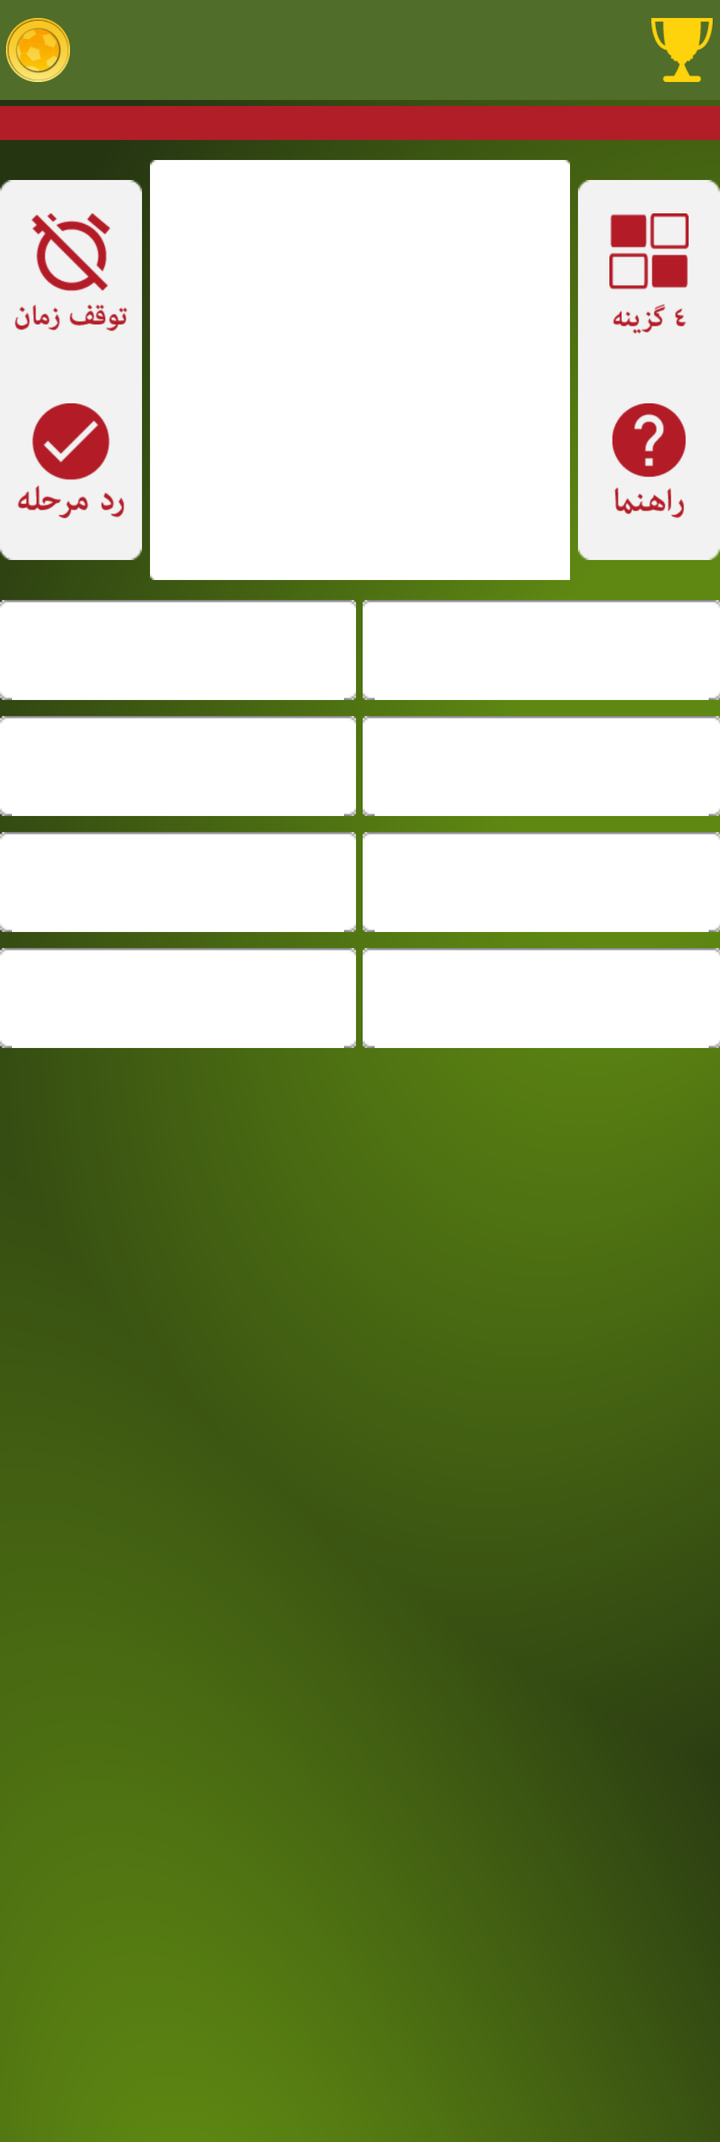
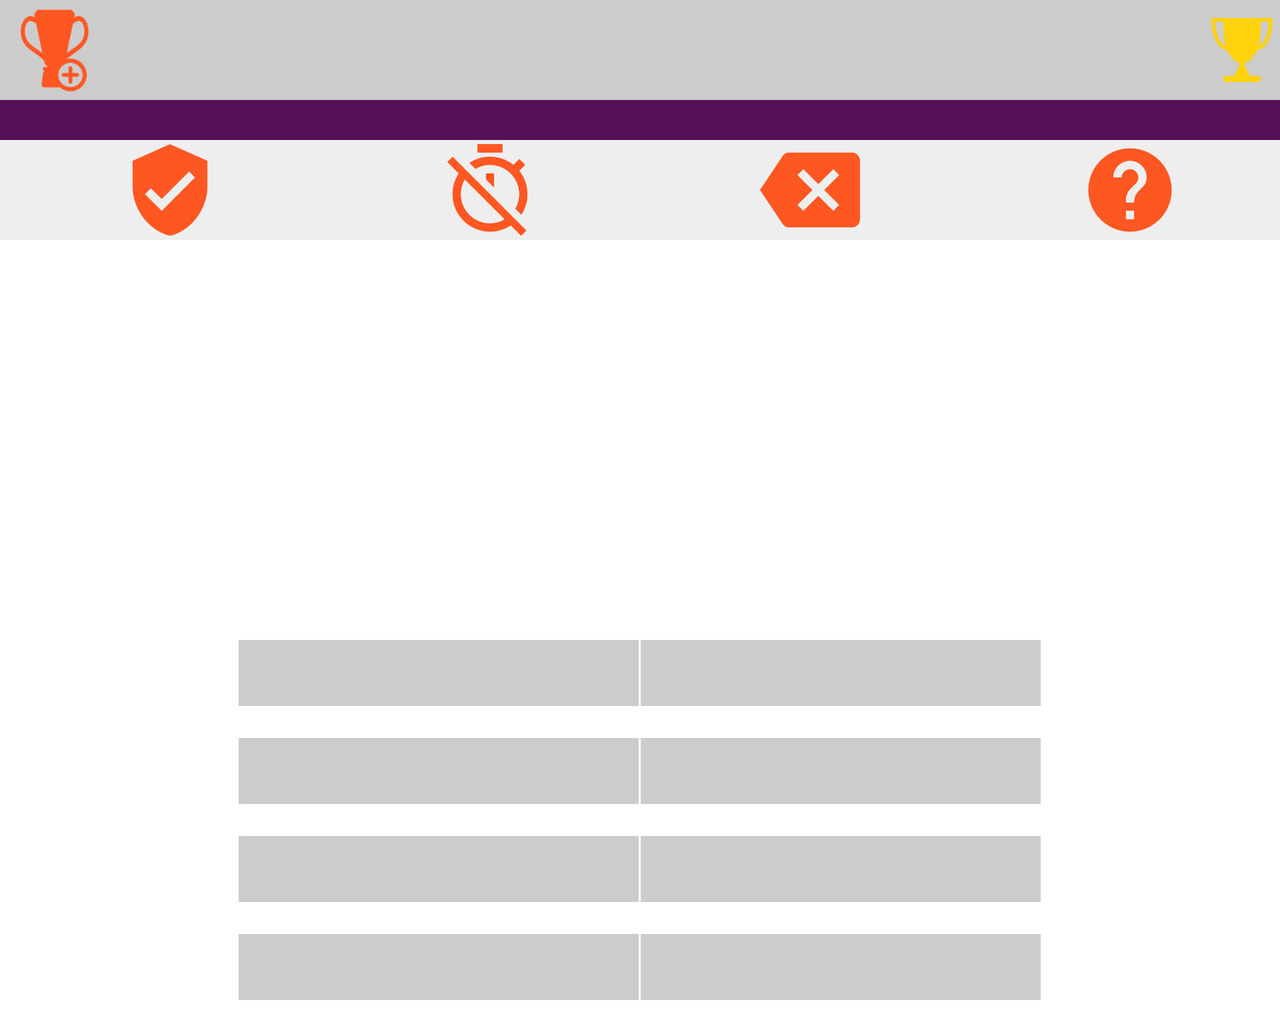

An Android layout and its configuration variant, each rendered on a device that would load it. The default file and the variant file are quoted in full after the pictures.
<!-- AndroidManifest.xml: application theme AppTheme -->
<!-- res/layout/activity_question.xml -->
<ScrollView xmlns:android="http://schemas.android.com/apk/res/android"
    xmlns:tools="http://schemas.android.com/tools"
    android:layout_width="match_parent"
    android:layout_height="match_parent"
    android:background="@drawable/main_bg"
    android:keepScreenOn="true" >

    <RelativeLayout
        android:layout_width="match_parent"
        android:layout_height="wrap_content" >

        <LinearLayout
            android:id="@+id/q_header"
            android:layout_width="match_parent"
            android:layout_height="70dp"
            android:orientation="vertical" >

            <RelativeLayout
                android:id="@+id/q_header_score_layout"
                android:layout_width="match_parent"
                android:layout_height="50dp"
                android:background="@drawable/header_bg"
                android:padding="3dp"
                android:paddingLeft="15dp"
                android:paddingRight="15dp" >

                <RelativeLayout
                    android:layout_width="wrap_content"
                    android:layout_height="match_parent"
                    android:onClick="onCoinClick" >

                    <ImageView
                        android:id="@+id/question_header_coins_ic"
                        android:layout_width="wrap_content"
                        android:layout_height="match_parent"
                        android:scaleType="centerInside"
                        android:src="@drawable/ic_coin" />

                    <TextView
                        android:id="@+id/question_header_coins"
                        android:layout_width="wrap_content"
                        android:layout_height="wrap_content"
                        android:layout_centerVertical="true"
                        android:layout_marginLeft="5dp"
                        android:layout_toRightOf="@id/question_header_coins_ic"
                        android:textColor="@color/white"
                        android:textSize="22sp" />
                </RelativeLayout>

                <RelativeLayout
                    android:layout_width="wrap_content"
                    android:layout_height="match_parent"
                    android:layout_alignParentRight="true" >

                    <TextView
                        android:id="@+id/question_header_points"
                        android:layout_width="wrap_content"
                        android:layout_height="wrap_content"
                        android:layout_centerVertical="true"
                        android:textColor="@color/white"
                        android:textSize="22sp" />

                    <ImageView
                        android:layout_width="wrap_content"
                        android:layout_height="match_parent"
                        android:layout_marginLeft="5dp"
                        android:layout_toRightOf="@id/question_header_points"
                        android:scaleType="centerInside"
                        android:src="@drawable/ic_points" />
                </RelativeLayout>
            </RelativeLayout>

            <RelativeLayout
                android:layout_width="match_parent"
                android:layout_height="17dp"
                android:layout_gravity="right"
                android:layout_marginTop="3dp"
                android:background="@color/white" >

                <RelativeLayout
                    android:id="@+id/q_tima_bar"
                    android:layout_width="match_parent"
                    android:layout_height="20dp"
                    android:layout_alignParentRight="true"
                    android:layout_gravity="right"
                    android:background="@color/ajori"
                    android:gravity="right" >
                </RelativeLayout>
            </RelativeLayout>
        </LinearLayout>

        <RelativeLayout
            android:id="@+id/q_main_layout"
            android:layout_width="210dp"
            android:layout_height="210dp"
            android:layout_below="@id/q_header"
            android:layout_centerHorizontal="true"
            android:layout_marginBottom="10dp"
            android:layout_marginTop="10dp" >

            <ImageView
                android:layout_width="match_parent"
                android:layout_height="match_parent"
                android:scaleType="fitXY"
                android:src="@drawable/main_q_bg" />

            <ImageView
                android:id="@+id/q_main_image"
                android:layout_width="200dp"
                android:layout_height="200dp"
                android:layout_centerInParent="true"
                android:scaleType="fitXY" />

            <TextView
                android:id="@+id/q_main_question"
                android:layout_width="wrap_content"
                android:layout_height="200dp"
                android:layout_centerInParent="true"
                android:gravity="center"
                android:textSize="20sp"
                android:visibility="gone" />
        </RelativeLayout>

        <RelativeLayout
            android:layout_width="100dp"
            android:layout_height="190dp"
            android:layout_below="@id/q_header"
            android:layout_marginRight="4dp"
            android:layout_marginTop="20dp"
            android:layout_toLeftOf="@id/q_main_layout" >

            <ImageView
                android:layout_width="match_parent"
                android:layout_height="match_parent"
                android:scaleType="fitXY"
                android:src="@drawable/hint_bg" />

            <ImageButton
                android:id="@+id/q_bar_freez"
                android:layout_width="96dp"
                android:layout_height="80dp"
                android:layout_marginLeft="2dp"
                android:layout_marginRight="2dp"
                android:layout_marginTop="10dp"
                android:layout_marginBottom="10dp"
                android:background="@null"
                android:onClick="onFreezClick"
                android:scaleType="centerInside"
                android:src="@drawable/ic_freeze_on" />

            <ImageButton
                android:id="@+id/q_bar_next"
                android:layout_width="96dp"
                android:layout_height="80dp"
                android:layout_below="@id/q_bar_freez"
                android:layout_marginLeft="2dp"
                android:layout_marginRight="2dp"
                android:layout_marginTop="10dp"
                android:layout_marginBottom="10dp"
                android:background="@null"
                android:onClick="onSkipClick"
                android:scaleType="centerInside"
                android:src="@drawable/ic_skip_on" />
        </RelativeLayout>

        <RelativeLayout
            android:layout_width="100dp"
            android:layout_height="190dp"
            android:layout_below="@id/q_header"
            android:layout_marginLeft="4dp"
            android:layout_marginTop="20dp"
            android:layout_toRightOf="@id/q_main_layout" >

            <ImageView
                android:layout_width="match_parent"
                android:layout_height="match_parent"
                android:scaleType="fitXY"
                android:src="@drawable/hint_bg" />

            <ImageButton
                android:id="@+id/q_bar_remove_choice"
                android:layout_width="96dp"
                android:layout_height="80dp"
                android:layout_marginLeft="2dp"
                android:layout_marginRight="2dp"
                android:layout_marginTop="10dp"
                android:layout_marginBottom="10dp"
                android:background="@null"
                android:onClick="onRemoveClick"
                android:scaleType="centerInside"
                android:src="@drawable/ic_remove_on" />

            <ImageButton
                android:id="@+id/q_bar_hint"
                android:layout_width="96dp"
                android:layout_height="80dp"
                android:layout_below="@id/q_bar_remove_choice"
                android:layout_marginLeft="2dp"
                android:layout_marginRight="2dp"
                android:layout_marginTop="10dp"
                android:layout_marginBottom="10dp"
                android:background="@null"
                android:onClick="onHintClick"
                android:scaleType="centerInside"
                android:src="@drawable/ic_help_on" />
        </RelativeLayout>

        <ImageView
            android:id="@+id/q_seprator"
            android:layout_width="3dp"
            android:layout_height="match_parent"
            android:layout_below="@id/q_header"
            android:layout_centerHorizontal="true"
            android:visibility="invisible" />

        <Button
            android:id="@+id/q_c_1"
            android:layout_width="wrap_content"
            android:layout_height="50dp"
            android:layout_below="@id/q_main_layout"
            android:layout_marginBottom="8dp"
            android:layout_toLeftOf="@id/q_seprator"
            android:background="@drawable/ch_bg"
            android:minWidth="200dp"
            android:onClick="selectChoice" />

        <Button
            android:id="@+id/q_c_2"
            android:layout_width="wrap_content"
            android:layout_height="50dp"
            android:layout_below="@id/q_main_layout"
            android:layout_marginBottom="8dp"
            android:layout_toRightOf="@id/q_seprator"
            android:background="@drawable/ch_bg"
            android:minWidth="200dp"
            android:onClick="selectChoice" />

        <Button
            android:id="@+id/q_c_3"
            android:layout_width="wrap_content"
            android:layout_height="50dp"
            android:layout_below="@id/q_c_1"
            android:layout_marginBottom="8dp"
            android:layout_toLeftOf="@id/q_seprator"
            android:background="@drawable/ch_bg"
            android:minWidth="200dp"
            android:onClick="selectChoice"
            android:padding="7dp" />

        <Button
            android:id="@+id/q_c_4"
            android:layout_width="wrap_content"
            android:layout_height="50dp"
            android:layout_below="@id/q_c_1"
            android:layout_marginBottom="8dp"
            android:layout_toRightOf="@id/q_seprator"
            android:background="@drawable/ch_bg"
            android:minWidth="200dp"
            android:onClick="selectChoice"
            android:padding="7dp" />

        <Button
            android:id="@+id/q_c_5"
            android:layout_width="wrap_content"
            android:layout_height="50dp"
            android:layout_below="@id/q_c_3"
            android:layout_marginBottom="8dp"
            android:layout_toLeftOf="@id/q_seprator"
            android:background="@drawable/ch_bg"
            android:minWidth="200dp"
            android:onClick="selectChoice"
            android:padding="7dp" />

        <Button
            android:id="@+id/q_c_6"
            android:layout_width="wrap_content"
            android:layout_height="50dp"
            android:layout_below="@id/q_c_3"
            android:layout_marginBottom="8dp"
            android:layout_toRightOf="@id/q_seprator"
            android:background="@drawable/ch_bg"
            android:minWidth="200dp"
            android:onClick="selectChoice"
            android:padding="7dp" />

        <Button
            android:id="@+id/q_c_7"
            android:layout_width="wrap_content"
            android:layout_height="50dp"
            android:layout_below="@id/q_c_5"
            android:layout_marginBottom="8dp"
            android:layout_toLeftOf="@id/q_seprator"
            android:background="@drawable/ch_bg"
            android:minWidth="200dp"
            android:onClick="selectChoice"
            android:padding="7dp" />

        <Button
            android:id="@+id/q_c_8"
            android:layout_width="wrap_content"
            android:layout_height="50dp"
            android:layout_below="@id/q_c_5"
            android:layout_marginBottom="8dp"
            android:layout_toRightOf="@id/q_seprator"
            android:background="@drawable/ch_bg"
            android:minWidth="200dp"
            android:onClick="selectChoice"
            android:padding="7dp" />
    </RelativeLayout>

</ScrollView>
<!-- resources referenced by this layout -->
<resources>
  <color name="ajori">#B21E28</color>
  <color name="white">#FFFFFF</color>
  <!-- drawable ch_bg: png bitmap (drawable, 243 bytes) -->
  <!-- drawable header_bg: png bitmap (drawable, 489 bytes) -->
  <!-- drawable hint_bg: png bitmap (drawable, 257 bytes) -->
  <!-- drawable ic_coin: png bitmap (drawable-hdpi, 3963 bytes) -->
  <!-- drawable ic_freeze_on: png bitmap (drawable-hdpi, 7910 bytes) -->
  <!-- drawable ic_help_on: png bitmap (drawable-hdpi, 5215 bytes) -->
  <!-- drawable ic_points: png bitmap (drawable-hdpi, 1802 bytes) -->
  <!-- drawable ic_remove_on: png bitmap (drawable-hdpi, 3896 bytes) -->
  <!-- drawable ic_skip_on: png bitmap (drawable-hdpi, 5782 bytes) -->
  <!-- drawable main_bg: png bitmap (drawable, 57379 bytes) -->
  <!-- drawable main_q_bg: png bitmap (drawable, 1427 bytes) -->
  <style name="AppTheme" parent="AppBaseTheme">
          
      </style>
  <style name="AppBaseTheme" parent="android:Theme.Light.NoTitleBar">
          
      </style>
</resources>
<!-- res/layout-land/activity_question.xml (the repository's variant of the layout above) -->
<!-- drawn on the phone turned sideways -->
<ScrollView xmlns:android="http://schemas.android.com/apk/res/android"
    xmlns:tools="http://schemas.android.com/tools"
    android:layout_width="match_parent"
    android:layout_height="match_parent" >

    <RelativeLayout
        android:layout_width="match_parent"
        android:layout_height="wrap_content" >

        <LinearLayout
            android:id="@+id/q_header"
            android:layout_width="match_parent"
            android:layout_height="120dp"
            android:background="#bbb"
            android:orientation="vertical" >

            <RelativeLayout
                android:id="@+id/q_header_score_layout"
                android:layout_width="match_parent"
                android:layout_height="50dp"
                android:background="#ccc"
                android:padding="3dp"
                android:paddingLeft="15dp"
                android:paddingRight="15dp" >

                <RelativeLayout
                    android:layout_width="wrap_content"
                    android:layout_height="match_parent"
                    android:onClick="onCoimClick" >

                    <ImageView
                        android:id="@+id/question_header_coins_ic"
                        android:layout_width="wrap_content"
                        android:layout_height="match_parent"
                        android:scaleType="centerInside"
                        android:src="@drawable/ic_cups" />

                    <TextView
                        android:id="@+id/question_header_coins"
                        android:layout_width="wrap_content"
                        android:layout_height="wrap_content"
                        android:layout_centerVertical="true"
                        android:layout_marginLeft="5dp"
                        android:layout_toRightOf="@id/question_header_coins_ic"
                        android:textSize="22sp" />
                </RelativeLayout>

                <RelativeLayout
                    android:layout_width="wrap_content"
                    android:layout_height="match_parent"
                    android:layout_alignParentRight="true"
                    android:onClick="onCoinClick" >

                    <TextView
                        android:id="@+id/question_header_points"
                        android:layout_width="wrap_content"
                        android:layout_height="wrap_content"
                        android:layout_centerVertical="true"
                        android:textSize="22sp" />

                    <ImageView
                        android:layout_width="wrap_content"
                        android:layout_height="match_parent"
                        android:layout_marginLeft="5dp"
                        android:layout_toRightOf="@id/question_header_points"
                        android:scaleType="centerInside"
                        android:src="@drawable/ic_points" />
                </RelativeLayout>
            </RelativeLayout>

            <RelativeLayout
                android:id="@+id/q_tima_bar"
                android:layout_width="match_parent"
                android:layout_height="20dp"
                android:layout_gravity="right"
                android:background="#515"
                android:gravity="right" >
            </RelativeLayout>

            <LinearLayout
                android:layout_width="match_parent"
                android:layout_height="50dp"
                android:background="#eee"
                android:orientation="horizontal"
                android:weightSum="4" >

                <ImageButton
                    android:id="@+id/q_bar_next"
                    android:layout_width="wrap_content"
                    android:layout_height="match_parent"
                    android:layout_marginLeft="10dp"
                    android:layout_weight="1"
                    android:background="@null"
                    android:onClick="onSkipClick"
                    android:scaleType="centerInside"
                    android:src="@drawable/ic_action_verified_user" />

                <ImageButton
                    android:id="@+id/q_bar_freez"
                    android:layout_width="wrap_content"
                    android:layout_height="match_parent"
                    android:layout_marginLeft="10dp"
                    android:layout_weight="1"
                    android:background="@null"
                    android:onClick="onFreezClick"
                    android:scaleType="centerInside"
                    android:src="@drawable/ic_image_timer_off" />

                <ImageButton
                    android:id="@+id/q_bar_remove_choice"
                    android:layout_width="wrap_content"
                    android:layout_height="match_parent"
                    android:layout_marginLeft="10dp"
                    android:layout_weight="1"
                    android:background="@null"
                    android:onClick="onRemoveClick"
                    android:scaleType="centerInside"
                    android:src="@drawable/ic_content_backspace" />

                <ImageButton
                    android:id="@+id/q_bar_hint"
                    android:layout_width="wrap_content"
                    android:layout_height="match_parent"
                    android:layout_marginLeft="10dp"
                    android:layout_weight="1"
                    android:background="@null"
                    android:onClick="onHintClick"
                    android:scaleType="centerInside"
                    android:src="@drawable/ic_action_help" />
            </LinearLayout>
        </LinearLayout>

        <RelativeLayout
            android:id="@+id/q_main_layout"
            android:layout_width="wrap_content"
            android:layout_height="200dp"
            android:layout_below="@id/q_header"
            android:layout_centerHorizontal="true" >

            <ImageView
                android:id="@+id/q_main_image"
                android:layout_width="wrap_content"
                android:layout_height="200dp"
                android:layout_centerHorizontal="true"
                android:scaleType="centerInside" />

            <TextView
                android:id="@+id/q_main_question"
                android:layout_width="wrap_content"
                android:layout_height="200dp"
                android:layout_centerHorizontal="true"
                android:layout_marginLeft="7dp"
                android:layout_marginRight="7dp"
                android:gravity="center"
                android:textSize="20sp"
                android:visibility="gone" />
        </RelativeLayout>

        <ImageView
            android:id="@+id/q_seprator"
            android:layout_width="1dp"
            android:layout_height="match_parent"
            android:layout_below="@id/q_header"
            android:layout_centerHorizontal="true"
            android:visibility="invisible" />

        <Button
            android:id="@+id/q_c_1"
            android:layout_width="wrap_content"
            android:layout_height="wrap_content"
            android:layout_below="@id/q_main_layout"
            android:layout_marginBottom="16dp"
            android:layout_toLeftOf="@id/q_seprator"
            android:background="#ccc"
            android:minWidth="200dp"
            android:onClick="selectChoice"
            android:padding="7dp" />

        <Button
            android:id="@+id/q_c_2"
            android:layout_width="wrap_content"
            android:layout_height="wrap_content"
            android:layout_below="@id/q_main_layout"
            android:layout_marginBottom="16dp"
            android:layout_toRightOf="@id/q_seprator"
            android:background="#ccc"
            android:minWidth="200dp"
            android:onClick="selectChoice"
            android:padding="7dp" />

        <Button
            android:id="@+id/q_c_3"
            android:layout_width="wrap_content"
            android:layout_height="wrap_content"
            android:layout_below="@id/q_c_1"
            android:layout_marginBottom="16dp"
            android:layout_toLeftOf="@id/q_seprator"
            android:background="#ccc"
            android:minWidth="200dp"
            android:onClick="selectChoice"
            android:padding="7dp" />

        <Button
            android:id="@+id/q_c_4"
            android:layout_width="wrap_content"
            android:layout_height="wrap_content"
            android:layout_below="@id/q_c_1"
            android:layout_marginBottom="16dp"
            android:layout_toRightOf="@id/q_seprator"
            android:background="#ccc"
            android:minWidth="200dp"
            android:onClick="selectChoice"
            android:padding="7dp" />

        <Button
            android:id="@+id/q_c_5"
            android:layout_width="wrap_content"
            android:layout_height="wrap_content"
            android:layout_below="@id/q_c_3"
            android:layout_marginBottom="16dp"
            android:layout_toLeftOf="@id/q_seprator"
            android:background="#ccc"
            android:minWidth="200dp"
            android:onClick="selectChoice"
            android:padding="7dp" />

        <Button
            android:id="@+id/q_c_6"
            android:layout_width="wrap_content"
            android:layout_height="wrap_content"
            android:layout_below="@id/q_c_3"
            android:layout_marginBottom="16dp"
            android:layout_toRightOf="@id/q_seprator"
            android:background="#ccc"
            android:minWidth="200dp"
            android:onClick="selectChoice"
            android:padding="7dp" />

        <Button
            android:id="@+id/q_c_7"
            android:layout_width="wrap_content"
            android:layout_height="wrap_content"
            android:layout_below="@id/q_c_5"
            android:layout_marginBottom="16dp"
            android:layout_toLeftOf="@id/q_seprator"
            android:background="#ccc"
            android:minWidth="200dp"
            android:onClick="selectChoice"
            android:padding="7dp" />

        <Button
            android:id="@+id/q_c_8"
            android:layout_width="wrap_content"
            android:layout_height="wrap_content"
            android:layout_below="@id/q_c_5"
            android:layout_marginBottom="16dp"
            android:layout_toRightOf="@id/q_seprator"
            android:background="#ccc"
            android:minWidth="200dp"
            android:onClick="selectChoice"
            android:padding="7dp" />

        <ImageView
            android:id="@+id/question_expanded_image"
            android:layout_width="match_parent"
            android:layout_height="match_parent"
            android:layout_below="@id/q_header"
            android:layout_centerInParent="true"
            android:scaleType="centerInside"
            android:visibility="invisible" />
    </RelativeLayout>

</ScrollView>
<!-- resources referenced by the variant -->
<!-- as the phone turned sideways resolves them -->
<resources>
  <!-- drawable ic_action_help: png bitmap (drawable-hdpi, 3574 bytes) -->
  <!-- drawable ic_action_verified_user: png bitmap (drawable-hdpi, 2613 bytes) -->
  <!-- drawable ic_content_backspace: png bitmap (drawable-hdpi, 1627 bytes) -->
  <!-- drawable ic_cups: png bitmap (drawable-hdpi, 3461 bytes) -->
  <!-- drawable ic_image_timer_off: png bitmap (drawable-hdpi, 3999 bytes) -->
  <!-- drawable ic_points: png bitmap (drawable-hdpi, 1802 bytes) -->
  <style name="AppTheme" parent="AppBaseTheme">
          
      </style>
  <style name="AppBaseTheme" parent="android:Theme.Light.NoTitleBar">
          
      </style>
</resources>
